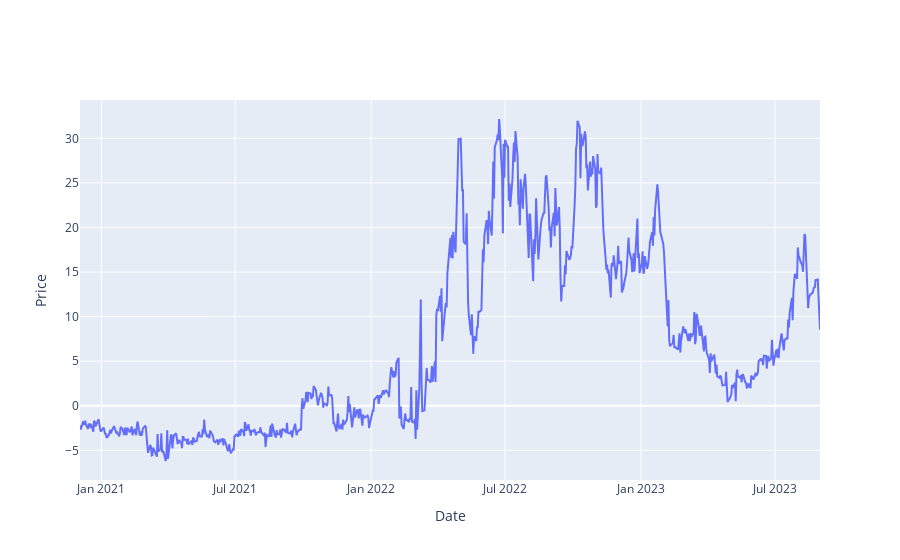

This figure's notebook cell:
### Code cell
fig = make_subplots(rows=1, cols=1)

fig.add_trace(
    go.Scatter(x=diff.index, y=diff['FuturePrice'], mode='lines', name='ICE_B_B vs ICE_G_G - NYM_RB_RB vs ICE_G_G'),
    row=1, col=1
)

fig.update_xaxes(title_text='Date', row=1, col=1)  
fig.update_yaxes(title_text='Price', row=1, col=1)  

fig.show()

### Figure 1 — Plotly figure (JSON) as saved in the notebook; plotly's stock layout.template omitted (floating-point values rounded to 4 significant figures; data arrays with more than 128 entries replaced by an {"elided": "..."} marker saying what was removed)
{"data": [{"mode": "lines", "name": "ICE_B_B vs ICE_G_G - NYM_RB_RB vs ICE_G_G", "type": "scatter", "x": {"elided": "709 str values"}, "xaxis": "x", "y": {"elided": "709 float values"}, "yaxis": "y"}], "layout": {"xaxis": {"anchor": "y", "domain": [0, 1], "title": {"text": "Date"}}, "yaxis": {"anchor": "x", "domain": [0, 1], "title": {"text": "Price"}}}}
